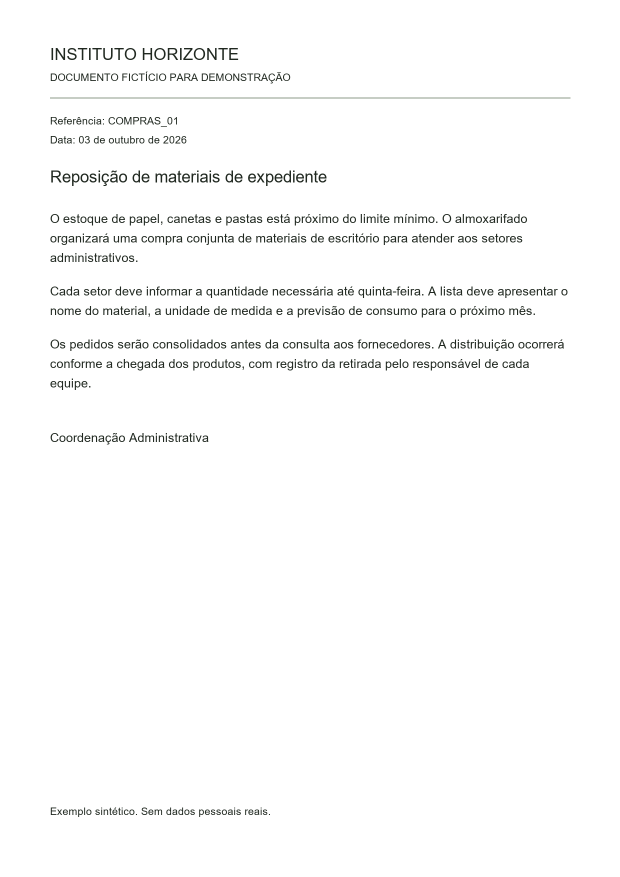
#> input picture data/fixtures/clean/compras_01.png, 1240 x 1754 px (shown at 1/2 size)
$ python -i vision.py   (imports and definitions only)
#> lines starting #> are read from the running program, lines starting #| are printed output that depends on the picture; after the words box and inside, x2 and y2 are one past the last pixel; in counts of white or black regions, pixels touching at a corner belong together
"""Entrada validada → páginas RGB → pré-processamento opcional → blocos OCR."""

import io
import math
import threading
import warnings
from contextlib import closing
from pathlib import Path

import cv2
import numpy as np
import pypdfium2 as pdfium
from PIL import Image, ImageOps, UnidentifiedImageError

from doclens.config import Settings
from doclens.errors import DocumentError

# PDFium exige serialização de todas as chamadas, inclusive entre serviços distintos.
PDF_LOCK = threading.Lock()


# [66 lines left out: function load_pages, not called in this run]


def preprocess_image(image: np.ndarray) -> np.ndarray:
    """Contraste local e deskew por linhas. A prévia usa ESTE espaço de coordenadas."""
    gray = cv2.cvtColor(image, cv2.COLOR_RGB2GRAY)
    enhanced = cv2.createCLAHE(clipLimit=2.0, tileGridSize=(8, 8)).apply(gray)
    edges = cv2.Canny(enhanced, 50, 150)
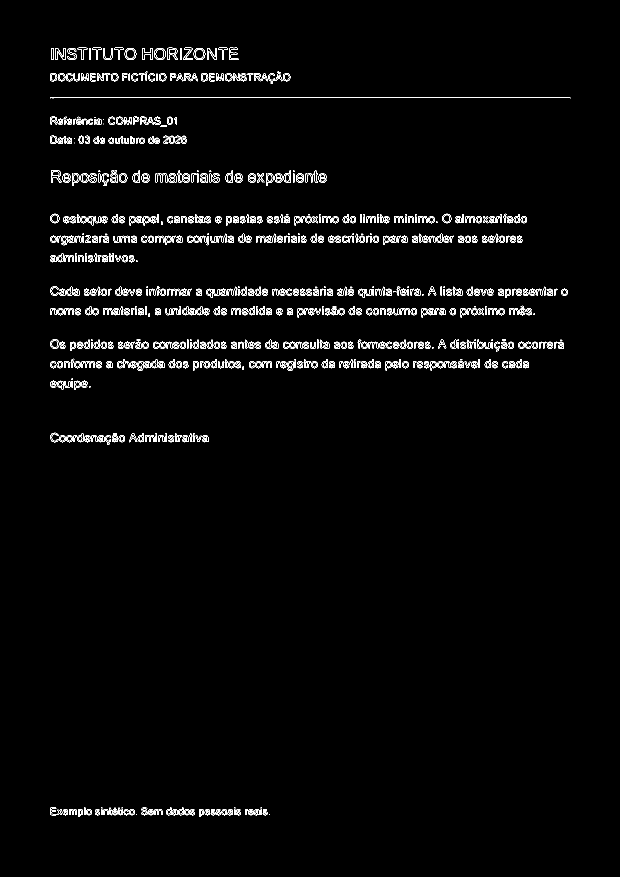
#> edges: shape (1754, 1240) (shown at 1/2 size); 2% white in thin lines or dots, all inside (x1, y1, x2, y2) = (100, 95, 1141, 1634)
    lines = cv2.HoughLinesP(
        edges,
        1,
        np.pi / 180,
        threshold=80,
        minLineLength=max(50, image.shape[1] // 8),
        maxLineGap=20,
    )
#> lines = 167 rows, first 6: [101, 194, 1139, 194], [105, 590, 1132, 590], [103, 472, 1042, 472], [101, 482, 1044, 482], [101, 733, 1057, 733], [101, 686, 1126, 686]
    angles = []
    if lines is not None:
        for x1, y1, x2, y2 in lines[:, 0]:
            angle = float(np.degrees(np.arctan2(y2 - y1, x2 - x1)))
            if abs(angle) <= 10:
                angles.append(angle)
#> this loop made 167 passes
#> (x1, y1, x2, y2, angle) on passes 1 to 3: (101, 194, 1139, 194, 0), (105, 590, 1132, 590, 0), (103, 472, 1042, 472, 0)
#> after the loop, angles = 167 values, max 1.08 at index 149, min -2.99 at index 126, mean -0.0197
    angle = float(np.median(angles)) if angles else 0
    if abs(angle) >= 0.3:
        height, width = gray.shape
        matrix = cv2.getRotationMatrix2D((width / 2, height / 2), angle, 1)
        enhanced = cv2.warpAffine(
            enhanced,
            matrix,
            (width, height),
            flags=cv2.INTER_CUBIC,
            borderMode=cv2.BORDER_CONSTANT,
            borderValue=255,
        )
    return cv2.cvtColor(enhanced, cv2.COLOR_GRAY2RGB)


# [30 lines left out: function recognize, not called in this run]

>>> import cv2
>>> picture = cv2.cvtColor(cv2.imread('../data/fixtures/clean/compras_01.png'), cv2.COLOR_BGR2RGB)
>>> result = preprocess_image(picture)
